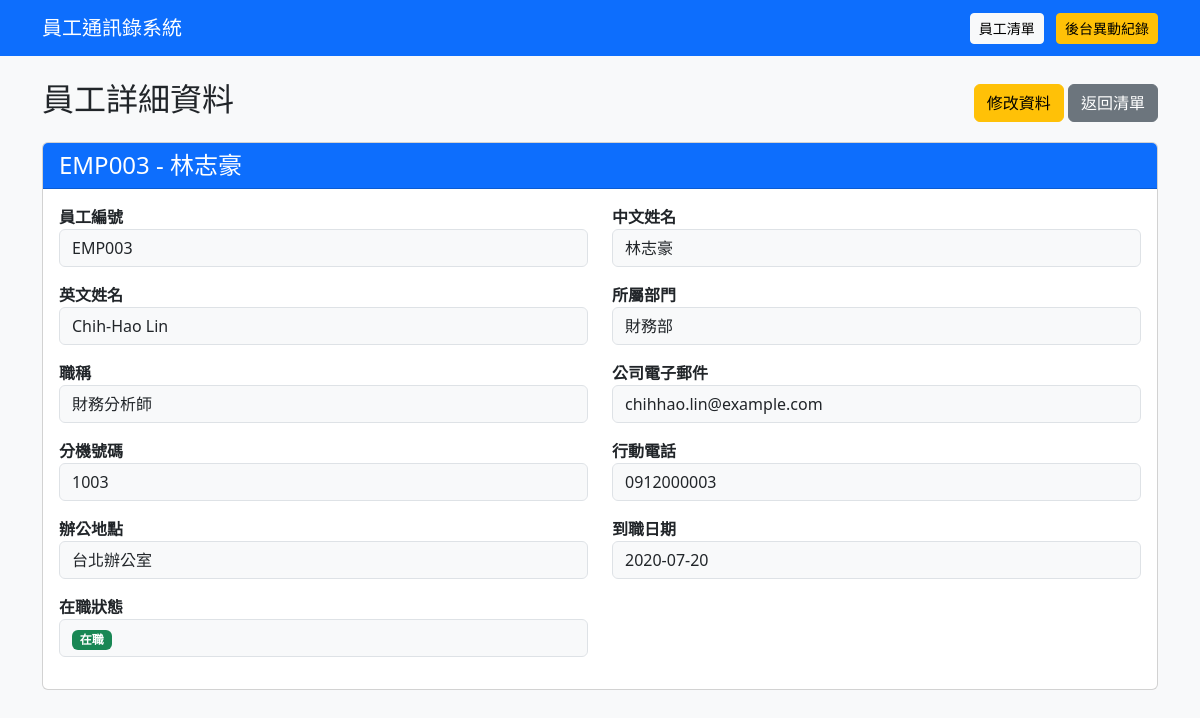
Page /employees/3 on the committed database.
### tables this page shows
CREATE TABLE employees (
            id INTEGER PRIMARY KEY AUTOINCREMENT,
            employee_no TEXT NOT NULL UNIQUE,
            chinese_name TEXT NOT NULL,
            english_name TEXT NOT NULL,
            department TEXT NOT NULL,
            position TEXT NOT NULL,
            email TEXT NOT NULL UNIQUE,
            extension TEXT NOT NULL,
            mobile TEXT NOT NULL,
            office_location TEXT NOT NULL,
            hire_date TEXT NOT NULL,
            status TEXT NOT NULL
        );

### app.py (the view)
@app.route("/employees/<int:employee_id>")
def employee_detail(employee_id):
    conn = get_db()
    employee = conn.execute("""
        SELECT *
        FROM employees
        WHERE id = ?
    """, (employee_id,)).fetchone()
    conn.close()
    if employee is None:
        abort(404)
    return render_template(
        "employee_detail.html",
        employee=employee
    )

### app.py (called while the page is built)
def get_db():
    conn = sqlite3.connect(DATABASE)
    conn.row_factory = sqlite3.Row
    return conn

### templates/employee_detail.html
{% extends "base.html" %}
{% block content %}
<div class="d-flex justify-content-between align-items-center mb-3">
    <h2>員工詳細資料</h2>
    <div>
        <a href="{{ url_for('edit_employee', employee_id=employee['id']) }}" class="btn btn-warning">
            修改資料
        </a>
        <a href="{{ url_for('index') }}" class="btn btn-secondary">
            返回清單
        </a>
    </div>
</div>
<div class="card">
    <div class="card-header bg-primary text-white">
        <h4 class="mb-0">
            {{ employee['employee_no'] }}
            - {{ employee['chinese_name'] }}
        </h4>
    </div>
    <div class="card-body">
        <div class="row">
            <div class="col-md-6 mb-3">
                <strong>員工編號</strong>
                <div class="form-control bg-light">
                    {{ employee['employee_no'] }}
                </div>
            </div>
            <div class="col-md-6 mb-3">
                <strong>中文姓名</strong>
                <div class="form-control bg-light">
                    {{ employee['chinese_name'] }}
                </div>
            </div>
            <div class="col-md-6 mb-3">
                <strong>英文姓名</strong>
                <div class="form-control bg-light">
                    {{ employee['english_name'] }}
                </div>
            </div>
            <div class="col-md-6 mb-3">
                <strong>所屬部門</strong>
                <div class="form-control bg-light">
                    {{ employee['department'] }}
                </div>
            </div>
            <div class="col-md-6 mb-3">
                <strong>職稱</strong>
                <div class="form-control bg-light">
                    {{ employee['position'] }}
                </div>
            </div>
            <div class="col-md-6 mb-3">
                <strong>公司電子郵件</strong>
                <div class="form-control bg-light">
                    {{ employee['email'] }}
                </div>
            </div>
            <div class="col-md-6 mb-3">
                <strong>分機號碼</strong>
                <div class="form-control bg-light">
                    {{ employee['extension'] }}
                </div>
            </div>
            <div class="col-md-6 mb-3">
                <strong>行動電話</strong>
                <div class="form-control bg-light">
                    {{ employee['mobile'] }}
                </div>
            </div>
            <div class="col-md-6 mb-3">
                <strong>辦公地點</strong>
                <div class="form-control bg-light">
                    {{ employee['office_location'] }}
                </div>
            </div>
            <div class="col-md-6 mb-3">
                <strong>到職日期</strong>
                <div class="form-control bg-light">
                    {{ employee['hire_date'] }}
                </div>
            </div>
            <div class="col-md-6 mb-3">
                <strong>在職狀態</strong>
                <div class="form-control bg-light">
                    {% if employee['status'] == '在職' %}
                    <span class="badge bg-success">
                        在職
                    </span>
                    {% elif employee['status'] == '離職' %}
                    <span class="badge bg-danger">
                        離職
                    </span>
                    {% else %}
                    <span class="badge bg-warning text-dark">
                        留職停薪
                    </span>
                    {% endif %}
                </div>
            </div>
        </div>
    </div>
</div>
{% endblock %}

### rows in the picture
employees: employee_no "EMP003", chinese_name "林志豪", english_name "Chih-Hao Lin", department "財務部", position "財務分析師", email "chihhao.lin@example.com", extension "1003", mobile "0912000003", office_location "台北辦公室", hire_date "2020-07-20"
